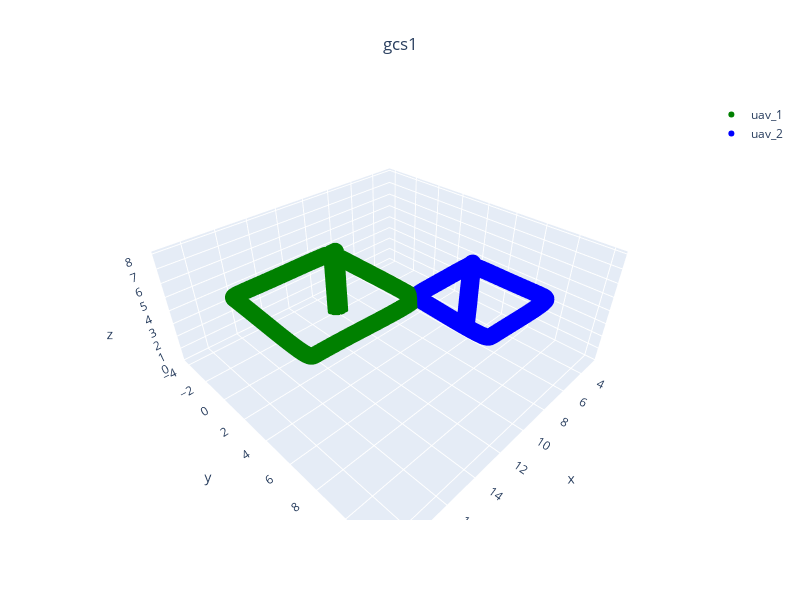

Notebook source saved alongside this figure:
### Code cell
paths_gs1 = {
    f"uav_{i+1}": {"pos": np.stack(path), "color": colors[i]}
    for i,path in enumerate(gcs1.paths.values())
}
plot_3d_interactive(
    paths_gs1, title="gcs1", expand=[0.2, 0.2, 0.6], ground=-0.05
)

### Figure 1 — Plotly figure (JSON) as saved in the notebook; plotly's stock layout.template omitted (floating-point values rounded to 4 significant figures; data arrays with more than 128 entries replaced by an {"elided": "..."} marker saying what was removed)
{"data": [{"marker": {"color": "Green", "size": 6}, "mode": "markers", "name": "uav_1", "type": "scatter3d", "x": {"elided": "4145 float values"}, "y": {"elided": "4145 float values"}, "z": {"elided": "4145 float values"}}, {"marker": {"color": "Blue", "size": 6}, "mode": "markers", "name": "uav_2", "type": "scatter3d", "x": {"elided": "4149 float values"}, "y": {"elided": "4149 float values"}, "z": {"elided": "4149 float values"}}], "layout": {"height": 600, "scene": {"xaxis": {"range": [2.355, 19.56], "title": {"text": "x"}}, "yaxis": {"range": [-4.567, 12.63], "title": {"text": "y"}}, "zaxis": {"range": [-0.05, 8.155], "title": {"text": "z"}}}, "title": {"text": "gcs1", "x": 0.5, "xanchor": "center"}, "width": 800}}
